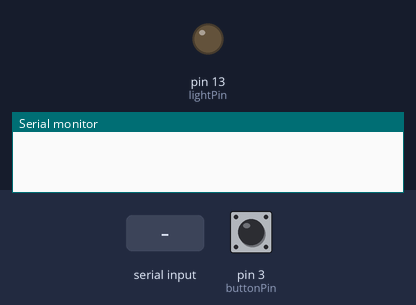
Bench run of a sketch on a simulated Arduino Nano, built with avr-gcc and run on an emulated ATmega328P. On the bench: output pins drawn as LEDs (lit = HIGH), the last lines printed to the serial monitor. The test bench sets the inputs (shaded band); at power-on: pin 3 (buttonPin) HIGH.

Above: at 1.2 s.
1.3 s: pin 3 (buttonPin) pulled LOW for 0.15 s
At 1.7 s:
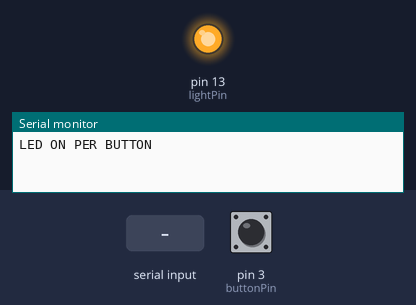
4.4 s: pin 3 (buttonPin) pulled LOW for 1 s
At 5.4 s:
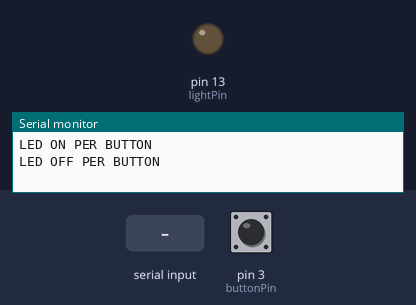
6.9 s: pin 3 (buttonPin) pulled LOW for 3.2 s
At 7.4 s:
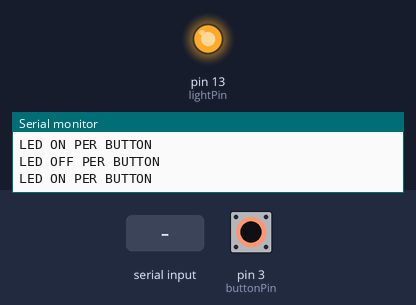
11.6 s: "2\n" received over Serial
At 13.0 s:
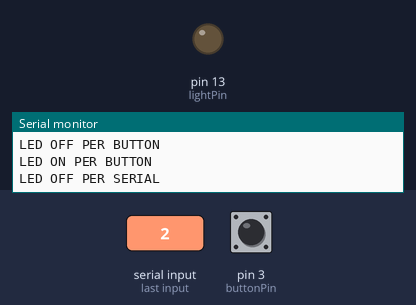
Timing chart, 0 to 14.1 s (numbered marks = the images above; inputs shaded):
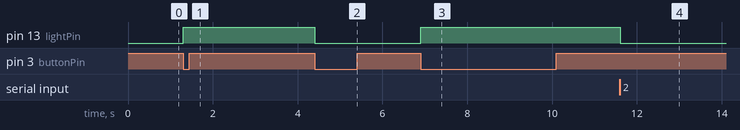

Measured:
- after the input at 1.3 s, pin 13 (lightPin): LOW → HIGH at once
- after the input at 4.4 s, pin 13 (lightPin): HIGH → LOW at once
- after the input at 6.9 s, pin 13 (lightPin): LOW → HIGH at once
- after the input at 11.6 s, pin 13 (lightPin): HIGH → LOW at once

The sketch:

arduino-cascade.ino
```cpp
// Code resources:
// https://maker.pro/arduino/projects/led-controlling-using-serial-monitor-arduino
// https://www.instructables.com/Control-LED-Using-Serial-Monitor/
// https://docs.arduino.cc/tutorials/nano-every/run-4-uart/
// software serial on Arduino Nano 1, transmits to Nano 2, etc
// Can use multiple boards to create a cascade of inputs/outputs

#include <SoftwareSerial.h>
SoftwareSerial auxSerial(5, 6); // RX (yellow), TX (blue)
int lightValue = 2; //2 is off in this case, 1 on
int lightPin= 13; //onboard LED is 13, can be changed if needed
int buttonPin = 3;
bool buttonToggle = 0;
bool buttonValue = 0;

void setup() {
  pinMode(lightPin, OUTPUT);
  pinMode(buttonPin, INPUT_PULLUP);
  Serial.begin(9600);
  auxSerial.begin(9600);
}
void loop() {
  if (Serial.available() > 0) {
    lightValue = Serial.parseInt();
    //Serial.println(lightValue);
    if (lightValue == 1) {
      digitalWrite(lightPin, HIGH);
      Serial.println("LED ON PER SERIAL");
      auxSerial.print(lightValue); //re-transmits value received
    }
    else if (lightValue == 2) {
      digitalWrite(lightPin, LOW);
      Serial.println("LED OFF PER SERIAL");
      auxSerial.print(lightValue); //re-transmits value received
    }
  //Serial.flush(); did not work, used end/begin below
  Serial.end();
  Serial.begin(9600);
  }
  buttonValue = digitalRead(buttonPin);
  if(buttonValue == 0 && lightValue == 1 && buttonToggle == 0) {
    digitalWrite(lightPin, 0);
    lightValue = 2; // 2 = OFF
    auxSerial.print(lightValue); //transmits light value per button
    Serial.println("LED OFF PER BUTTON");
    buttonToggle = 1; // button has been pressed down
  } // low = pressed
  if(buttonValue == 0 && lightValue == 2 && buttonToggle == 0) {
    digitalWrite(lightPin, 1);
    lightValue = 1; // 1 = ON
    auxSerial.print(lightValue); //transmits light value per button
    Serial.println("LED ON PER BUTTON");
    buttonToggle = 1; // button has been pressed down
  }
  if(buttonValue == 1 && buttonToggle == 1){
    buttonToggle = 0; //button has transitioned from down do up, averts multiple inputs
  }
  delay(50);
}
```
